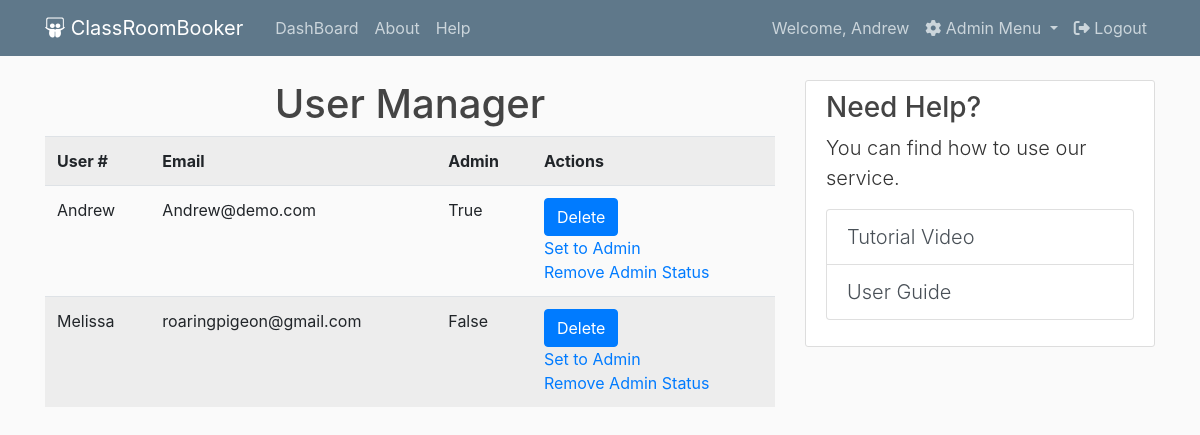
Screenshot of /users (signed in) with the database file from the repository.
### crb/models.py (models this page shows, shortened)
class User(db.Model, UserMixin):
    id = db.Column(db.Integer, primary_key=True)
    username = db.Column(db.String(20), unique=True, nullable=False)
    email = db.Column(db.String(120), unique=True, nullable=False)
    password = db.Column(db.String(60), nullable=False)
    email_confirmed = db.Column(db.Boolean, default=False)  # for confirmation email, default value is False.
    image_file = db.Column(db.String(20), nullable=False, default='default.jpg')
    admin = db.Column(db.Boolean, unique=False, default=False) # will make it so that only Admins can appoint a user to be an Admin.
    requests = db.relationship('Request', backref='requester')

### crb/routes.py (the view)
@app.route("/users", methods=['GET', 'POST'])
@login_required
def users():
    if current_user.admin == True:
        userList = User.query.all()
    else:
        return redirect(url_for('home'))
    return render_template('users.html', title="User Management", users=userList)

### crb/models.py (called while the page is built)
@login_manager.user_loader
def load_user(user_id):
    return User.query.get(int(user_id))

### crb/templates/users.html
{% extends "layout.html" %}
{% block content %}
<div class="content">
    <h1 style="text-align: center">User Manager</h1>
    {% if users|length < 1 %}
    <h4 style="text-align: center">There are no users. Create one below.</h4>
    {% else %}
    <table class="table table-striped">
        <tr>
            <th>User #</th>
            <th>Email</th>
            <th>Admin</th>
            <th>Actions</th>
        </tr>
        {% for user in users %}
            <tr>
                <td>{{ user.username }}</td>
                <td>{{ user.email }}</td>
                <td>{{ user.admin }}</td>
                <td>
                    <button type="button" class="btn btn-primary" onclick="deleteUser({{user.id}})">Delete</button>
                    <br>
                    <a href="/updateadmin/{{user.id}}/1">Set to Admin</a>
                    <br>
                    <a href="/updateadmin/{{user.id}}/0">Remove Admin Status</a>
                </td>
            </tr>
        {% endfor %}
    </table>
    {% endif %}
</div>
{% endblock content %}

### crb/templates/layout.html (shortened to what this page needs)
<!DOCTYPE html>
<html>
<head>
    <link rel="stylesheet" href="https://stackpath.bootstrapcdn.com/bootstrap/4.4.1/css/bootstrap.min.css"
>
    <link rel="stylesheet" type="text/css" href="{{ url_for('static', filename='css/main.css') }}">
</head>
<body>
    <header class="site-header">
        <nav class="navbar navbar-expand-md navbar-dark bg-steel fixed-top">
            <div class="container">
                <a class="navbar-brand mr-4" href="/"><i class="fab fa-slideshare"></i> ClassRoomBooker</a>
                <div class="collapse navbar-collapse" id="navbarToggle">
                    <div class="navbar-nav mr-auto">
                        <a class="nav-item nav-link" href="{{ url_for('home') }}">DashBoard</a>
                        <a class="nav-item nav-link" href="{{ url_for('about') }}">About</a>
                        <a class="nav-item nav-link" href="{{ url_for('about') }}">Help</a>
                    </div>
                    <div class="navbar-nav">
                        {% if current_user.is_authenticated %}
                        <a class="nav-item nav-link" href="{{ url_for('account') }}">Welcome,
                            {{current_user.username}}</a>
                        {% if current_user.admin == True %}
                        <li class="nav-item dropdown">
                            <a class="nav-link dropdown-toggle" href="#" id="navbarDropdown" role="button"
                                data-toggle="dropdown" aria-haspopup="true" aria-expanded="false">
                                <i class="fas fa-cog"></i> Admin Menu
                            </a>
                        </li>
                        {% endif %}
                        <a class="nav-item nav-link" href="{{ url_for('logout') }}"><i class="fas fa-sign-out-alt"></i>
                            Logout</a>
                        {% else %}
                        <a class="nav-item nav-link" href="{{ url_for('login') }}">Login</a>
                        <a class="nav-item nav-link" href="{{ url_for('register') }}">Register</a>
                        {% endif %}
                    </div>
                </div>
            </div>
        </nav>
    </header>
    <main role="main" class="container">
        <div class="row">
            <div class="col-md-8">
                {% block content %}{% endblock %}
            </div>
            {% if current_user.is_authenticated %}
            <div class="col-md-4">
                <div class="content-section">
                    <h3>Need Help?</h3>
                    <p class='lead'>You can find how to use our service.
                        <ul class="list-group">
                            <button type="button" class="lead list-group-item list-group-item-action"
                                id="tutorial-button" data-toggle="modal" data-target="#tutorialvideo">Tutorial
                                Video</button>
                            <button type="button" class="lead list-group-item list-group-item-action"
                                data-toggle="modal" data-target="#userguide">User Guide</button>
                        </ul>
                    </p>
                </div>
            </div>
            {% endif %}
        </div>
    </main>
</body>
</html>

### crb/static/css/main.css (style rules this page uses)
body { background: #fafafa; color: #333333; margin-top: 5rem; }
h1, h2, h3, h4, h5, h6 { color: #444444; }
.bg-steel { background-color: #5f788a; }
.site-header .navbar-nav .nav-link { color: #cbd5db; }
.content-section { background: #ffffff; padding: 10px 20px; border: 1px solid #dddddd; border-radius: 3px; margin-bottom: 20px; }

### rows the page displays
User: username "Andrew", email "Andrew@demo.com", admin "True"
User: username "Melissa", email "roaringpigeon@gmail.com", admin "False"
